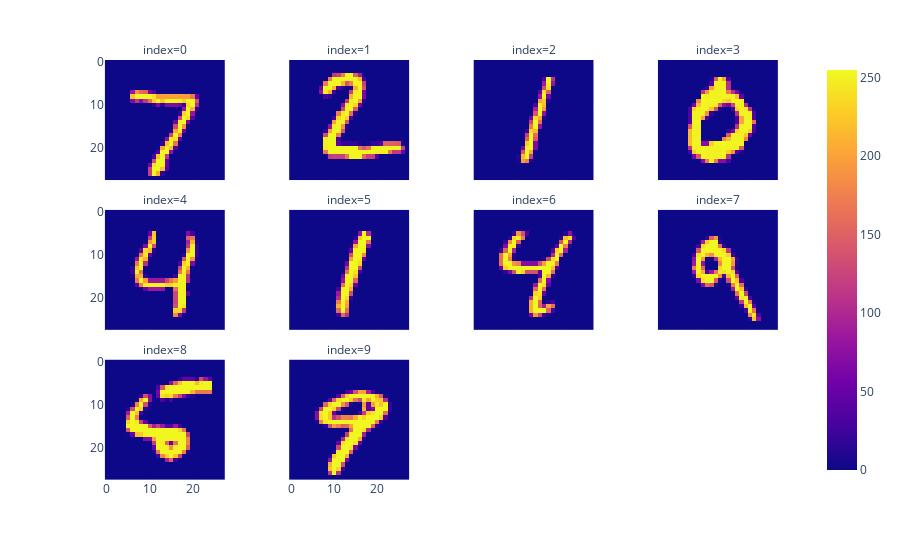

Notebook code cell kept with this figure:
### Markdown cell above
<div dir="rtl" lang="he" xml:lang="he">


### הצגת המספרים
בפונקציה  
`imshow` 
של 
_plotly_ 
ניתן להציג סדרת תמונות

### Code cell
fig = px.imshow(data_set[0][0:10],facet_col=0,facet_col_wrap=4,labels={'facet_col':'index'})
fig.show()
print(data_set[1][0:10])

### Figure 1 — Plotly figure (JSON) as saved in the notebook; plotly's stock layout.template omitted (floating-point values rounded to 4 significant figures; data arrays with more than 128 entries replaced by an {"elided": "..."} marker saying what was removed)
{"data": [{"coloraxis": "coloraxis", "hovertemplate": "x: %{x}<br>y: %{y}<br>color: %{z}<extra></extra>", "name": "0", "type": "heatmap", "xaxis": "x9", "yaxis": "y9", "z": {"elided": "28x28 int values"}}, {"coloraxis": "coloraxis", "hovertemplate": "x: %{x}<br>y: %{y}<br>color: %{z}<extra></extra>", "name": "1", "type": "heatmap", "xaxis": "x10", "yaxis": "y10", "z": {"elided": "28x28 int values"}}, {"coloraxis": "coloraxis", "hovertemplate": "x: %{x}<br>y: %{y}<br>color: %{z}<extra></extra>", "name": "2", "type": "heatmap", "xaxis": "x11", "yaxis": "y11", "z": {"elided": "28x28 int values"}}, {"coloraxis": "coloraxis", "hovertemplate": "x: %{x}<br>y: %{y}<br>color: %{z}<extra></extra>", "name": "3", "type": "heatmap", "xaxis": "x12", "yaxis": "y12", "z": {"elided": "28x28 int values"}}, {"coloraxis": "coloraxis", "hovertemplate": "x: %{x}<br>y: %{y}<br>color: %{z}<extra></extra>", "name": "4", "type": "heatmap", "xaxis": "x5", "yaxis": "y5", "z": {"elided": "28x28 int values"}}, {"coloraxis": "coloraxis", "hovertemplate": "x: %{x}<br>y: %{y}<br>color: %{z}<extra></extra>", "name": "5", "type": "heatmap", "xaxis": "x6", "yaxis": "y6", "z": {"elided": "28x28 int values"}}, {"coloraxis": "coloraxis", "hovertemplate": "x: %{x}<br>y: %{y}<br>color: %{z}<extra></extra>", "name": "6", "type": "heatmap", "xaxis": "x7", "yaxis": "y7", "z": {"elided": "28x28 int values"}}, {"coloraxis": "coloraxis", "hovertemplate": "x: %{x}<br>y: %{y}<br>color: %{z}<extra></extra>", "name": "7", "type": "heatmap", "xaxis": "x8", "yaxis": "y8", "z": {"elided": "28x28 int values"}}, {"coloraxis": "coloraxis", "hovertemplate": "x: %{x}<br>y: %{y}<br>color: %{z}<extra></extra>", "name": "8", "type": "heatmap", "xaxis": "x", "yaxis": "y", "z": {"elided": "28x28 int values"}}, {"coloraxis": "coloraxis", "hovertemplate": "x: %{x}<br>y: %{y}<br>color: %{z}<extra></extra>", "name": "9", "type": "heatmap", "xaxis": "x2", "yaxis": "y2", "z": {"elided": "28x28 int values"}}], "layout": {"annotations": [{"font": {}, "showarrow": false, "text": "index=8", "x": 0.1175, "xanchor": "center", "xref": "paper", "y": 0.2867, "yanchor": "bottom", "yref": "paper"}, {"font": {}, "showarrow": false, "text": "index=9", "x": 0.3725, "xanchor": "center", "xref": "paper", "y": 0.2867, "yanchor": "bottom", "yref": "paper"}, {"font": {}, "showarrow": false, "text": "index=4", "x": 0.1175, "xanchor": "center", "xref": "paper", "y": 0.6433, "yanchor": "bottom", "yref": "paper"}, {"font": {}, "showarrow": false, "text": "index=5", "x": 0.3725, "xanchor": "center", "xref": "paper", "y": 0.6433, "yanchor": "bottom", "yref": "paper"}, {"font": {}, "showarrow": false, "text": "index=6", "x": 0.6275, "xanchor": "center", "xref": "paper", "y": 0.6433, "yanchor": "bottom", "yref": "paper"}, {"font": {}, "showarrow": false, "text": "index=7", "x": 0.8825, "xanchor": "center", "xref": "paper", "y": 0.6433, "yanchor": "bottom", "yref": "paper"}, {"font": {}, "showarrow": false, "text": "index=0", "x": 0.1175, "xanchor": "center", "xref": "paper", "y": 1.0, "yanchor": "bottom", "yref": "paper"}, {"font": {}, "showarrow": false, "text": "index=1", "x": 0.3725, "xanchor": "center", "xref": "paper", "y": 1.0, "yanchor": "bottom", "yref": "paper"}, {"font": {}, "showarrow": false, "text": "index=2", "x": 0.6275, "xanchor": "center", "xref": "paper", "y": 1.0, "yanchor": "bottom", "yref": "paper"}, {"font": {}, "showarrow": false, "text": "index=3", "x": 0.8825, "xanchor": "center", "xref": "paper", "y": 1.0, "yanchor": "bottom", "yref": "paper"}], "coloraxis": {"colorscale": [[0, "#0d0887"], [0.1111, "#46039f"], [0.2222, "#7201a8"], [0.3333, "#9c179e"], [0.4444, "#bd3786"], [0.5556, "#d8576b"], [0.6667, "#ed7953"], [0.7778, "#fb9f3a"], [0.8889, "#fdca26"], [1, "#f0f921"]]}, "margin": {"t": 60}, "xaxis": {"anchor": "y", "constrain": "domain", "domain": [0, 0.235], "scaleanchor": "y"}, "xaxis10": {"anchor": "y10", "domain": [0.255, 0.49], "matches": "x", "showticklabels": false}, "xaxis11": {"anchor": "y11", "domain": [0.51, 0.745], "matches": "x", "showticklabels": false}, "xaxis12": {"anchor": "y12", "domain": [0.765, 1.0], "matches": "x", "showticklabels": false}, "xaxis2": {"anchor": "y2", "domain": [0.255, 0.49], "matches": "x"}, "xaxis3": {"anchor": "y3", "domain": [0.51, 0.745], "matches": "x"}, "xaxis4": {"anchor": "y4", "domain": [0.765, 1.0], "matches": "x"}, "xaxis5": {"anchor": "y5", "domain": [0, 0.235], "matches": "x", "showticklabels": false}, "xaxis6": {"anchor": "y6", "domain": [0.255, 0.49], "matches": "x", "showticklabels": false}, "xaxis7": {"anchor": "y7", "domain": [0.51, 0.745], "matches": "x", "showticklabels": false}, "xaxis8": {"anchor": "y8", "domain": [0.765, 1.0], "matches": "x", "showticklabels": false}, "xaxis9": {"anchor": "y9", "domain": [0, 0.235], "matches": "x", "showticklabels": false}, "yaxis": {"anchor": "x", "autorange": "reversed", "constrain": "domain", "domain": [0, 0.2867]}, "yaxis10": {"anchor": "x10", "domain": [0.7133, 1.0], "matches": "y", "showticklabels": false}, "yaxis11": {"anchor": "x11", "domain": [0.7133, 1.0], "matches": "y", "showticklabels": false}, "yaxis12": {"anchor": "x12", "domain": [0.7133, 1.0], "matches": "y", "showticklabels": false}, "yaxis2": {"anchor": "x2", "domain": [0, 0.2867], "matches": "y", "showticklabels": false}, "yaxis3": {"anchor": "x3", "domain": [0, 0.2867], "matches": "y", "showticklabels": false}, "yaxis4": {"anchor": "x4", "domain": [0, 0.2867], "matches": "y", "showticklabels": false}, "yaxis5": {"anchor": "x5", "domain": [0.3567, 0.6433], "matches": "y"}, "yaxis6": {"anchor": "x6", "domain": [0.3567, 0.6433], "matches": "y", "showticklabels": false}, "yaxis7": {"anchor": "x7", "domain": [0.3567, 0.6433], "matches": "y", "showticklabels": false}, "yaxis8": {"anchor": "x8", "domain": [0.3567, 0.6433], "matches": "y", "showticklabels": false}, "yaxis9": {"anchor": "x9", "domain": [0.7133, 1.0], "matches": "y"}}}
